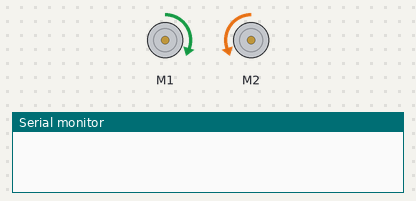
The sketch below on a simulated Arduino Leonardo, built with avr-gcc and run on an emulated ATmega32U4. Parts: 2 × DC motor (green arrow = forward, orange = backward, longer = faster), the last lines printed to the serial monitor.

Above: at 0.1 s.
At 0.7 s:
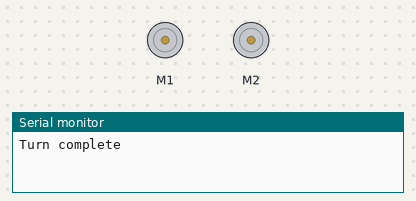
Timing chart, 0 to 2.2 s (numbered marks = the images above):
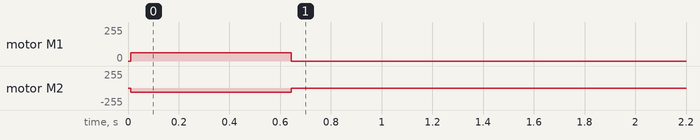

The sketch:

romi32u4_advanced_409.ino
```cpp
// snippet: romi32u4_advanced_409
// tags: romi32u4
// boards: romi32u4
// library: Romi32U4
// description: Turn the Romi approximately 90° right by driving left wheel forward and right wheel backward unti…
// prompts: approximately, right, driving, wheel, forward, right
// verified: compile-only
// source: kd-generated (id 409)
// exact-include: Romi32U4.h

#include <Romi32U4.h>

Romi32U4Motors motors;
Romi32U4Encoders encoders;

void setup() {
  Serial.begin(9600);
}

void loop() {
  static unsigned long prevMs = 0;
  // 90° spin in place: each wheel travels (pi/2)*(track/2) = 1.5708 * 70.5 mm ~= 111 mm.
  // At pi*70mm/1440 counts ~= 0.153 mm/count that is ~725 counts per wheel,
  // so the left-minus-right difference reaches ~1450 counts.
  static const int16_t targetDiff = 1450;
  static bool done = false;

  if (done) return;

  if (millis() - prevMs >= 10) {
    prevMs = millis();

    int16_t left  = encoders.getCountsLeft();
    int16_t right = encoders.getCountsRight();
    int16_t currentDiff = left - right;

    if (abs(currentDiff) >= targetDiff) {
      motors.setSpeeds(0, 0);  // Stop the motors
      done = true;             // latch: do not restart the turn
      Serial.println("Turn complete");
      return;
    }

    // Drive left wheel forward and right wheel backward
    motors.setSpeeds(100, -100);
  }
}
```

Measured:
- by itself, motor M1: stopped → forward 63/255 at 0.01 s, → stopped 0.63 s later
- by itself, motor M2: stopped → backward 63/255 at 0.01 s, → stopped 0.63 s later
